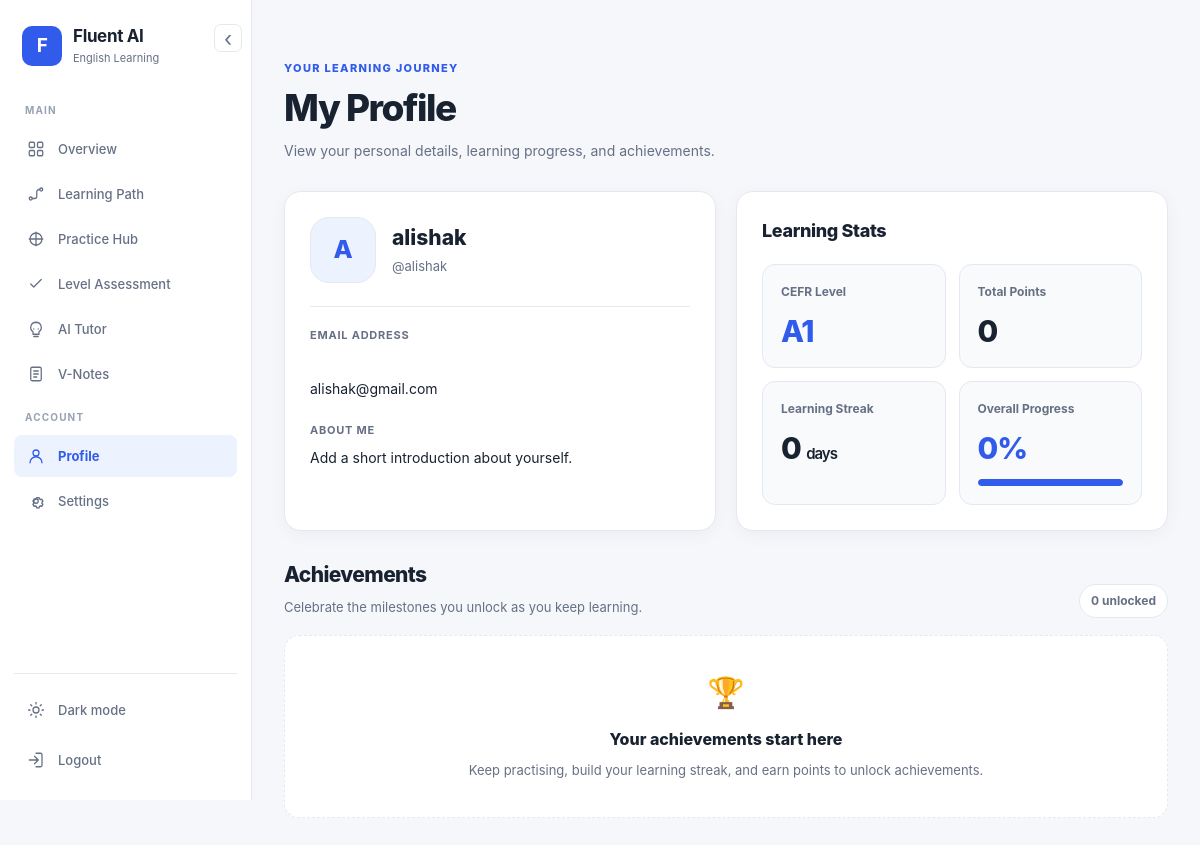
Page /profile/ (signed in) on the earlier database version.
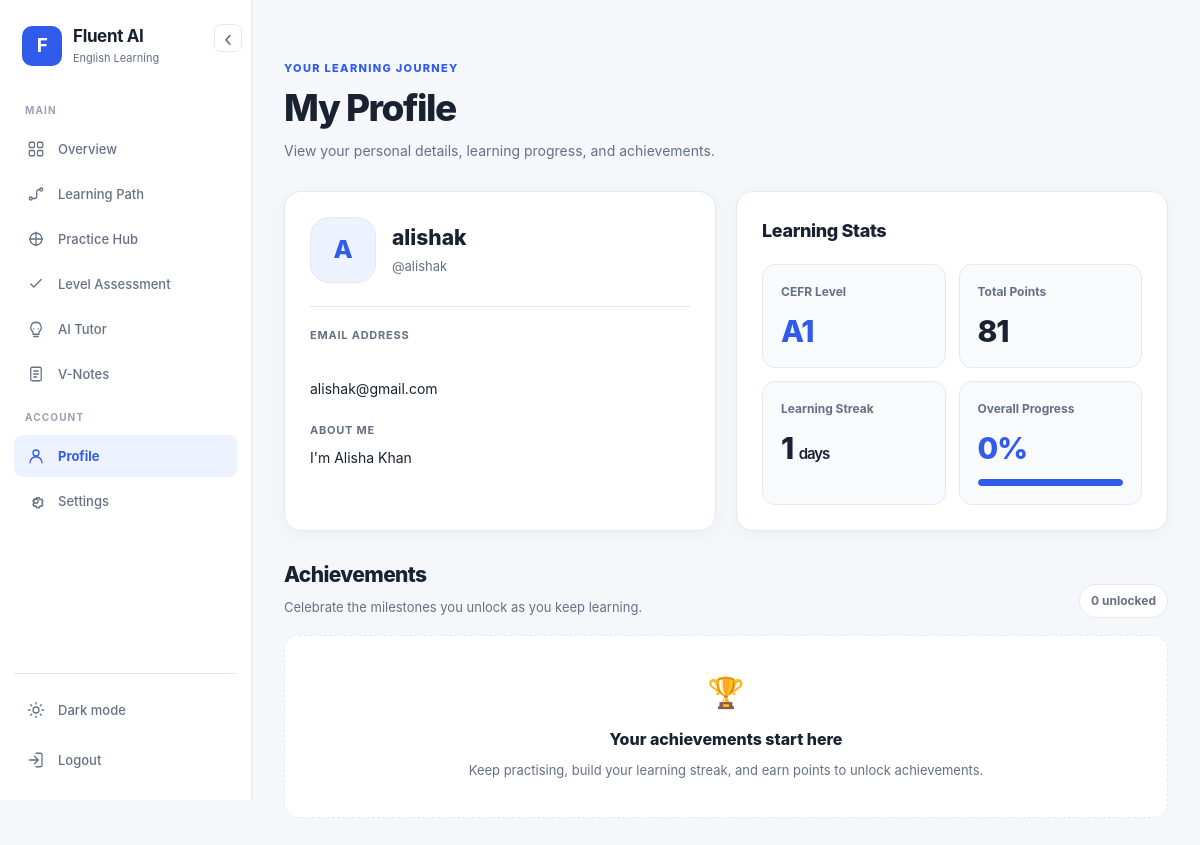
Same page on the later database version.
### learning/models.py (models this page shows, shortened)
class UserProfile(models.Model):
    LEVEL_CHOICES = [
        ("BEGINNER", "Beginner"),
        ("ELEMENTARY", "Elementary"),
        ("INTERMEDIATE", "Intermediate"),
        ("ADVANCED", "Advanced"),
    ]
    user = models.OneToOneField(User,on_delete=models.CASCADE,related_name="profile")
    level = models.CharField(max_length=20,choices=LEVEL_CHOICES,default="BEGINNER")
    cefr_level = models.CharField(max_length=5,default="A1")
    points = models.PositiveIntegerField(default=0)
    streak = models.PositiveIntegerField(default=0)
    progress_percent = models.FloatField(default=0)
    completed_lessons = models.PositiveIntegerField(default=0)
    last_active = models.DateTimeField(null=True,blank=True)
    bio = models.TextField(blank=True)
    notifications_enabled = models.BooleanField(default=True)
    dark_mode = models.BooleanField(default=False)
    created_at = models.DateTimeField(auto_now_add=True)
    updated_at = models.DateTimeField(auto_now=True)

### learning/views.py (the view)
# urls.py: path("profile/", views.profile, name="profile"),
@login_required
def profile(request):
    profile = get_profile(request.user)
    achievements = UserAchievement.objects.filter(
        user=request.user
    ).select_related("achievement")
    recent = LearningEvent.objects.filter(
        user=request.user
    ).order_by("-created_at")[:10]
    return render(
        request,
        "profile.html",
        {
            "user": request.user,
            "profile": profile,
            "achievements": achievements,
            "recent": recent,
        }
    )

### learning/views.py (called while the page is built)
def get_profile(user):
    profile, created = UserProfile.objects.get_or_create(
        user=user
    )
    return profile

### learning/templates/profile.html (shortened to what the changed rows need)
{% extends "base.html" %}
{% block content %}
<div class="profile-page">
    <header class="profile-header">
        <div>
            <h1>My Profile</h1>
        </div>
    </header>
    <div class="profile-layout">
        <section class="profile-card">
            <div class="profile-identity">
                <div class="profile-identity-info">
                    <h2>{{ user.first_name|default:user.username }}</h2>
                </div>
            </div>
            <div class="profile-detail">
                <span class="profile-detail-label">About me</span>
                <p class="profile-detail-value">{{ profile.bio|default:"Add a short introduction about yourself." }}</p>
            </div>
        </section>
        <section class="profile-card">
            <h2 class="profile-card-heading">Learning Stats</h2>
            <div class="profile-stats-grid">
                <div class="profile-stat">
                    <span class="profile-stat-label">CEFR Level</span>
                    <p class="profile-stat-value profile-stat-highlight">
                        {{ profile.cefr_level|default:"A1" }}
                    </p>
                </div>
                <div class="profile-stat">
                    <span class="profile-stat-label">Total Points</span>
                    <p class="profile-stat-value">
                        {{ profile.points|default:0 }}
                    </p>
                </div>
                <div class="profile-stat">
                    <span class="profile-stat-label">Learning Streak</span>
                    <p class="profile-stat-value">
                        {{ profile.streak|default:0 }}
                        <span style="font-size:15px; font-weight:600;">days</span>
                    </p>
                </div>
                <div class="profile-stat">
                    <span class="profile-stat-label">Overall Progress</span>
                    <p class="profile-stat-value profile-stat-highlight">
                        {{ profile.progress_percent|default:0|floatformat:0 }}%
                    </p>
<div
    class="profile-progress-track"
    role="progressbar"
    aria-label="Overall learning progress"
    aria-valuemin="0"
    aria-valuemax="100"
    aria-valuenow="{{ profile.progress_percent|default:0|floatformat:0 }}"
>
    <div
        class="profile-progress-fill"
        data-progress="{{ profile.progress_percent|default:0|floatformat:0 }}"
    ></div>
</div>
                </div>
            </div>
        </section>
    </div>
    <section class="profile-achievements-section">
        <header class="profile-achievements-header">
            <div>
                <h2>Achievements</h2>
            </div>
        </header>
    </section>
</div>
{% endblock %}

Differences in the rows shown:
changed UserProfile: bio "Add a short introduction about yourself." → "I'm Alisha Khan"; points "0" → "81"; streak "0" → "1"
